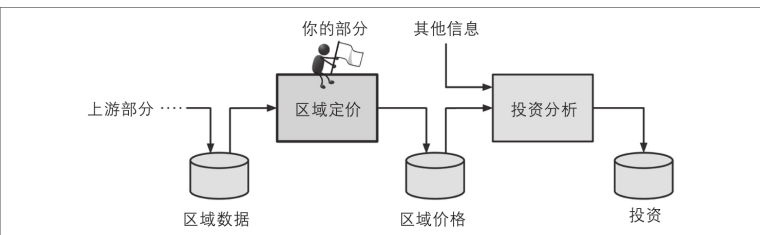
#> input picture ITTT of ML/img/1.png, 760 x 235 px
$ jupyter execute --allow-errors '2022机器学习实战.ipynb'
#> lines starting #> are read from the running program, lines starting #| are printed output that depends on the picture
# 房地产数据科学项目

## 项目描述
### 本项目选择了1990年加州住房价格的数据集，使用这些数据建立加州的房价模型，根据所有的其他指标，预测任意区域得房价中位数。

下面就是我们要做的项目在整个项目中的位置:

[cell 1]
from PIL import Image
import matplotlib.pyplot as plt

# 读取图片
image = Image.open('./img/1.png')
#> image is the input picture: PIL image 760x235 RGBA; mean R, G, B, A 243.3, 243.2, 243.3, 255

# 显示图片
plt.imshow(image)
plt.axis('off')  # 关闭坐标轴显示
plt.show()

分析问题得出：这是一个典型得有监督学习任务，因为已经给出了标记的训练实例，同时也是一个典型的回归任务，因为要对某个值进行预测。
#### 选择性能指标
1. 均方误差（MSE）: 预测值和真实值之间的平方差。
2. 绝对误差（MAE）: 预测值和真实值之间的绝对差。
3. 均方根误差（RMSE）: 预测值和真实值之间的平方差，然后取平方根。
4. 绝对百分比误差（APE）: 预测值和真实值之间的百分比差。
5. 平均绝对百分比误差（MAPE）: 预测值和真实值之间的百分比差，然后取平均值。

[cell 2]
# 读取图片
print('这是均方根误差：')
image = Image.open('./img/2.png')
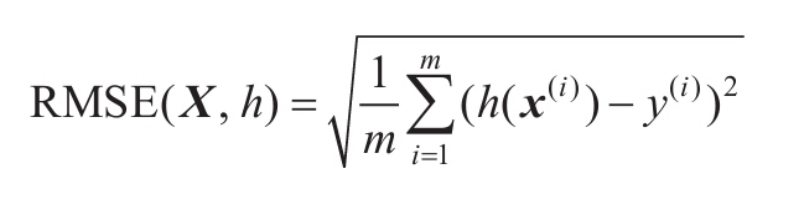
#> input picture ITTT of ML/img/2.png, 787 x 202 px
#> image is the input picture: PIL image 787x202 RGBA; mean R, G, B, A 245.7, 245.6, 245.7, 255

# 显示图片
plt.imshow(image)
plt.axis('off')  # 关闭坐标轴显示
plt.show()
print('这是绝对误差：')
# 读取图片
image = Image.open('./img/3.png')
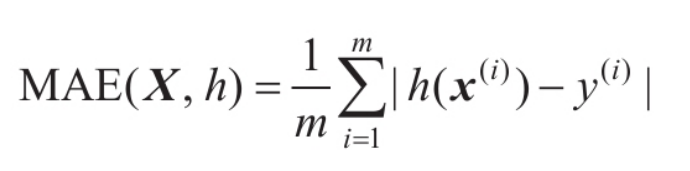
#> input picture ITTT of ML/img/3.png, 690 x 171 px
#> image is the input picture: PIL image 690x171 RGBA; mean R, G, B, A 245.9, 245.7, 245.8, 255

# 显示图片
plt.imshow(image)
plt.axis('off')  # 关闭坐标轴显示
plt.show()

注意：范数指标越高，它越关注大值而忽略小值。这就是RMSE对异常值
比MAE更敏感的原因。但是，当离群值呈指数形式稀有时（如钟形曲
线），RMSE表现非常好，通常是首选。

#### 获取数据

[cell 3]
import os
import tarfile
import urllib
DOWNLOAD_ROOT = "https://raw.githubusercontent.com/ageron/handson-ml2/master/"
HOUSING_PATH = os.path.join("datasets", "housing")
HOUSING_URL = DOWNLOAD_ROOT + "datasets/housing/housing.tgz"
def fetch_housing_data(housing_url=HOUSING_URL, housing_path=HOUSING_PATH):
#> called with housing_path = 'datasets/housing'
 os.makedirs(housing_path, exist_ok=True)
 tgz_path = os.path.join(housing_path, "housing.tgz")
 urllib.request.urlretrieve(housing_url, tgz_path)
#> (this line was passed over: the network is not available in this run)
